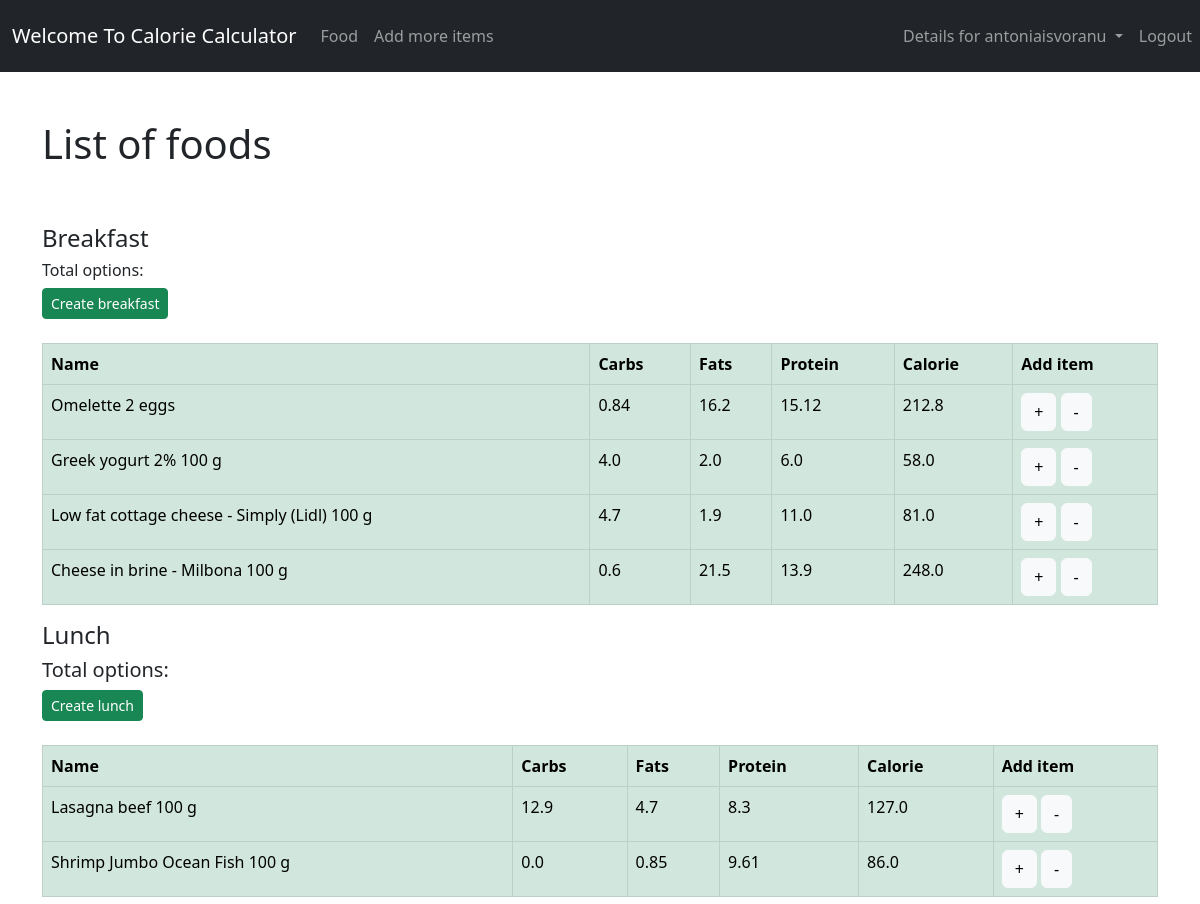
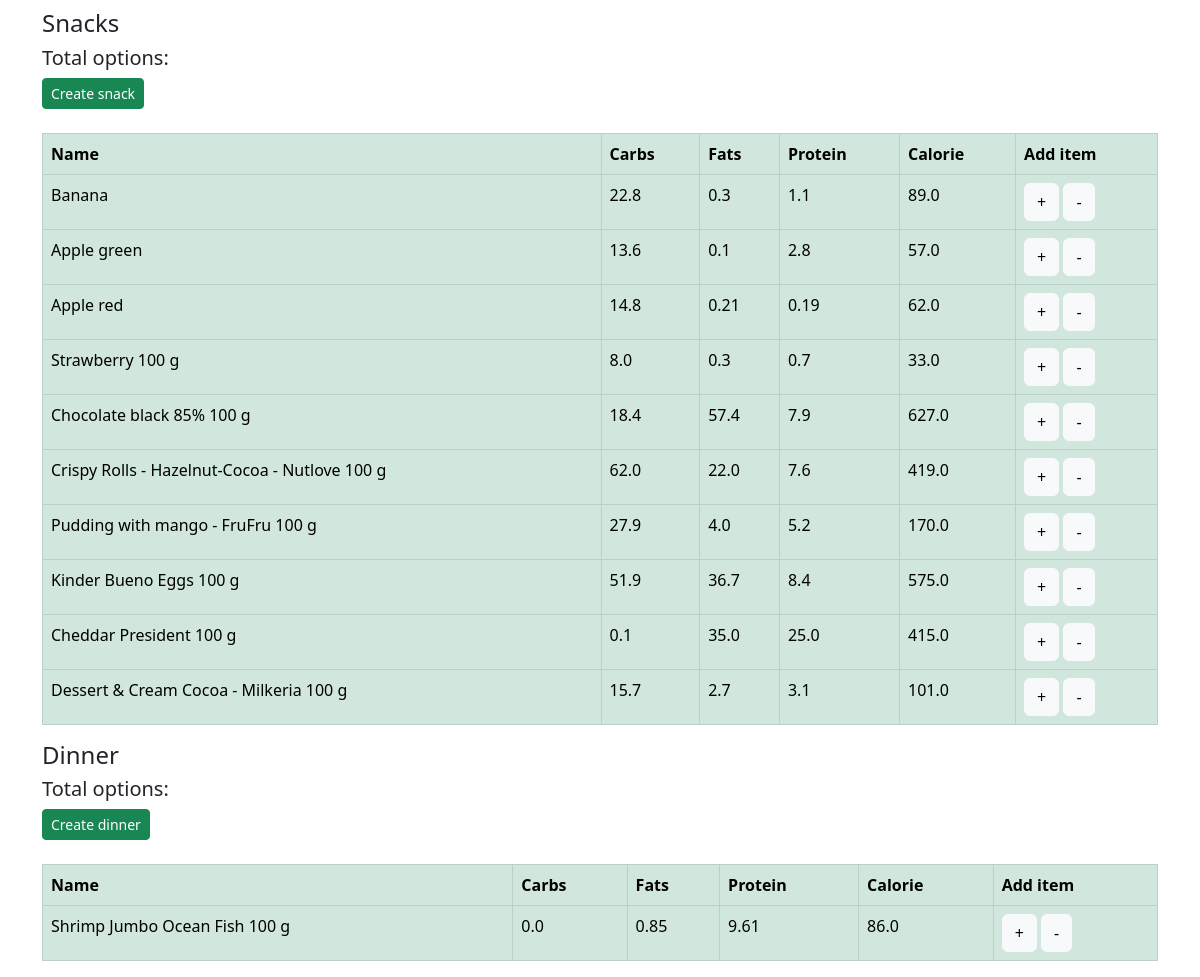
Screenshot of /food/ (signed in) with the database file from the repository (2 pictures, top to bottom).
### calorie/models.py (models this page shows, shortened)
class Food(models.Model):
    name = models.CharField(max_length=200)
    category = models.ForeignKey(Category, on_delete=models.CASCADE)
    carbohydrate = models.FloatField()
    fats = models.FloatField()
    protein = models.FloatField()
    calorie = models.FloatField(default=0, blank=True)
    quantity = models.IntegerField(default=1, null=True, blank=True)

### calorie/views.py (the view, shortened to what this page needs)
# urls.py: path('food/', views.home, name='food_item'),
def home(request):
    food = Food.objects.all()
    lunch = []
    snacks = []
    breakfast = []
    dinner = []
    customers = []
    for f in food:
        if f.category.name == "snacks":
            snacks.append(f)
        elif f.category.name == "lunch":
            lunch.append(f)
        elif f.category.name == "dinner":
            dinner.append(f)
        elif f.category.name == "breakfast":
            breakfast.append(f)
        else:
            customers.append(f)
    context = {
        'breakfast': breakfast,
        'lunch': lunch,
        'dinner': dinner,
        'snacks': snacks,
        'customers': customers,
    }
    return render(request, 'calorie/fooditem.html', context)

### templates/calorie/fooditem.html (shortened to what this page needs)
{% extends 'base.html' %}
{% load static %}
{% block content %}
    <div class="flex-box-row">
        <h1>List of foods</h1>
        <br>
        <br>
        <h4 id="heading">Breakfast</h4>
        <h6>Total options:{{ bcnt }}</h6>
        <a class="btn btn-success  btn-sm" href="{% url 'create_food_item' %}">Create breakfast</a>
        <table class="table table-succes table-success table-hover table-bordered">
            <br>
            <br>
            <tr>
                <th>Name</th>
                <th>Carbs</th>
                <th>Fats</th>
                <th>Protein</th>
                <th>Calorie</th>
                <th>Add item</th>
            </tr>
            {% for items in breakfast %}
                <tr>
                    <td>{{ items.name }} </td>
                    <td>{{ items.carbohydrate }} </td>
                    <td>{{ items.fats }} </td>
                    <td>{{ items.protein }} </td>
                    <td>{{ items.calorie }} </td>
                    <td>
                        <form method="post">
                            <button type="submit" class="btn btn-light" name="addToMyListButton" value={{ items.pk }}>+</button>
                            <button type="submit" class="btn btn-light" name="deleteFromMyListButton" value={{ items.pk }}>-</button>
                        </form>
                    </td>
                </tr>
            {% endfor %}
        </table>
    </div>
    <br>
    <div class="flex-box-row">
        <h4 id="heading">Lunch</h4>
        <h5>Total options:{{ lcnt }}</h5>
        <a class="btn btn-success  btn-sm" href="{% url 'create_food_item' %}">Create lunch</a>
        <table class="table table-succes table-success table-hover table-bordered">
            <br>
            <br>
            <tr>
                <th>Name</th>
                <th>Carbs</th>
                <th>Fats</th>
                <th>Protein</th>
                <th>Calorie</th>
                <th>Add item</th>
            </tr>
            {% for items in lunch %}
                <tr>
                    <td>{{ items.name }} </td>
                    <td>{{ items.carbohydrate }} </td>
                    <td>{{ items.fats }} </td>
                    <td>{{ items.protein }} </td>
                    <td>{{ items.calorie }} </td>
                    <td>
                        <form method="post">
                            <button type="submit" class="btn btn-light" name="addToMyListButton" value={{ items.pk }}>+</button>
                            <button type="submit" class="btn btn-light" name="deleteFromMyListButton" value={{ items.pk }}>-</button>
                        </form>
                    </td>
                </tr>
            {% endfor %}
        </table>
    </div>
    <br>
    <div class="flex-box-row">
        <h4 id="heading ">Snacks</h4>
        <h5>Total options:{{ scnt }}</h5>
        <a class="btn btn-success  btn-sm" href="{% url 'create_food_item' %}">Create snack</a>
        <br>
        <br>
        <table class="table table-succes table-success table-hover table-bordered">
            <tr>
                <th>Name</th>
                <th>Carbs</th>
                <th>Fats</th>
                <th>Protein</th>
                <th>Calorie</th>
                <th>Add item</th>
            </tr>
            {% for items in snacks %}
                <tr>
                    <td>{{ items.name }} </td>
                    <td>{{ items.carbohydrate }} </td>
                    <td>{{ items.fats }} </td>
                    <td>{{ items.protein }} </td>
                    <td>{{ items.calorie }} </td>
                    <td>
                        <form method="post">
                            <button type="submit" class="btn btn-light" name="addToMyListButton" value={{ items.pk }}>+</button>
                            <button type="submit" class="btn btn-light" name="deleteFromMyListButton" value={{ items.pk }}>-</button>
                        </form>
                    </td>
                </tr>
            {% endfor %}
        </table>
    </div>
    <br>
    <div class="flex-box-row">
        <h4 id="heading">Dinner</h4>
        <h5>Total options:{{ dcnt }}</h5>
        <a class="btn btn-success  btn-sm" href="{% url 'create_food_item' %}">Create dinner</a>
        <table class="table table-succes table-success table-hover table-bordered">
            <br>
            <br>
            <tr>
                <th>Name</th>
                <th>Carbs</th>
                <th>Fats</th>
                <th>Protein</th>
                <th>Calorie</th>
                <th>Add item</th>
            </tr>
            {% for items in dinner %}
                <tr>
                    <td>{{ items.name }} </td>
                    <td>{{ items.carbohydrate }} </td>
                    <td>{{ items.fats }} </td>
                    <td>{{ items.protein }} </td>
                    <td>{{ items.calorie }} </td>
                    <td>
                        <form method="post">
                            <button type="submit" class="btn btn-light" name="addToMyListButton" value={{ items.pk }}>+</button>
                            <button type="submit" class="btn btn-light" name="deleteFromMyListButton" value={{ items.pk }}>-</button>
                        </form>
                    </td>
                </tr>
            {% endfor %}
        </table>
    </div>
    <br>
    </div>
{% endblock %}

### templates/navbar.html (shortened to what this page needs)
{% load static %}
<nav class="navbar navbar-expand-lg navbar-dark bg-dark ">
    <div class="container-fluid">
        <a class="navbar-brand" href="{% url 'login_link' %}">Welcome To Calorie Calculator</a>
        <div class="collapse navbar-collapse" id="navbarNav">
            <ul class="navbar-nav">
                <li class="nav-item">
                    <a class="nav-link" aria-current="page" href="{% url 'food_item' %}">Food</a>
                </li>
                <li class="nav-item">
                    <a class="nav-link" href="{% url 'create_food_item' %}">Add more items</a>
                </li>
            </ul>
        </div>
    </div>
    <div class="navbar-nav nav-link">
        {% if user.is_authenticated %}
                <li class="nav-item dropdown ">
                    <a class="nav-link dropdown-toggle"  href="#" role="button"
                       data-bs-toggle="dropdown"
                       aria-expanded="false">
                        Details for {{ request.user }}
                    </a>
                </li>
                <a class="nav-item nav-link" href="{% url 'logout_link' %}">Logout</a>
        {% else %}
            <a class="nav-item nav-link" href="{% url 'login_link' %}">Login</a>
            <a class="nav-item nav-link" href="{% url 'register_link' %}">Register</a>
        {% endif %}
    </div>
</nav>

### rows the page displays
Food: name "Omelette 2 eggs", carbohydrate "0.84", fats "16.2", protein "15.12", calorie "212.8", {{ items.pk }} 11 (drawn)
Food: name "Greek yogurt 2% 100 g", carbohydrate "4.0", fats "2.0", protein "6.0", calorie "58.0", {{ items.pk }} 12 (drawn)
Food: name "Low fat cottage cheese - Simply (Lidl) 100 g", carbohydrate "4.7", fats "1.9", protein "11.0", calorie "81.0", {{ items.pk }} 13 (drawn)
Food: name "Cheese in brine - Milbona 100 g", carbohydrate "0.6", fats "21.5", protein "13.9", calorie "248.0", {{ items.pk }} 14 (drawn)
Food: name "Lasagna beef 100 g", carbohydrate "12.9", fats "4.7", protein "8.3", calorie "127.0", {{ items.pk }} 6 (drawn)
Food: name "Shrimp Jumbo Ocean Fish 100 g", carbohydrate "0.0", fats "0.85", protein "9.61", calorie "86.0", {{ items.pk }} 22 (drawn)
Food: name "Banana", carbohydrate "22.8", fats "0.3", protein "1.1", calorie "89.0", {{ items.pk }} 5 (drawn)
Food: name "Apple green", carbohydrate "13.6", fats "0.1", protein "2.8", calorie "57.0", {{ items.pk }} 7 (drawn)
Food: name "Apple red", carbohydrate "14.8", fats "0.21", protein "0.19", calorie "62.0", {{ items.pk }} 8 (drawn)
Food: name "Strawberry 100 g", carbohydrate "8.0", fats "0.3", protein "0.7", calorie "33.0", {{ items.pk }} 9 (drawn)
Food: name "Chocolate black 85% 100 g", carbohydrate "18.4", fats "57.4", protein "7.9", calorie "627.0", {{ items.pk }} 10 (drawn)
Food: name "Crispy Rolls - Hazelnut-Cocoa - Nutlove 100 g", carbohydrate "62.0", fats "22.0", protein "7.6", calorie "419.0", {{ items.pk }} 15 (drawn)
Food: name "Pudding with mango - FruFru 100 g", carbohydrate "27.9", fats "4.0", protein "5.2", calorie "170.0", {{ items.pk }} 16 (drawn)
Food: name "Kinder Bueno Eggs 100 g", carbohydrate "51.9", fats "36.7", protein "8.4", calorie "575.0", {{ items.pk }} 17 (drawn)
Food: name "Cheddar President 100 g", carbohydrate "0.1", fats "35.0", protein "25.0", calorie "415.0", {{ items.pk }} 18 (drawn)
Food: name "Dessert & Cream Cocoa - Milkeria 100 g", carbohydrate "15.7", fats "2.7", protein "3.1", calorie "101.0", {{ items.pk }} 19 (drawn)
Food: name "Shrimp Jumbo Ocean Fish 100 g", carbohydrate "0.0", fats "0.85", protein "9.61", calorie "86.0", {{ items.pk }} 21 (drawn)

### other values shown
{{ request.user }} "antoniaisvoranu"
